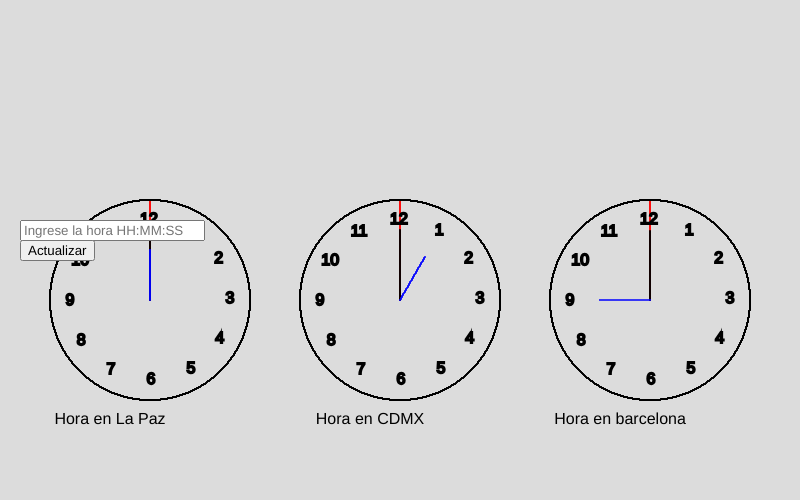
Frame 1 (no input)
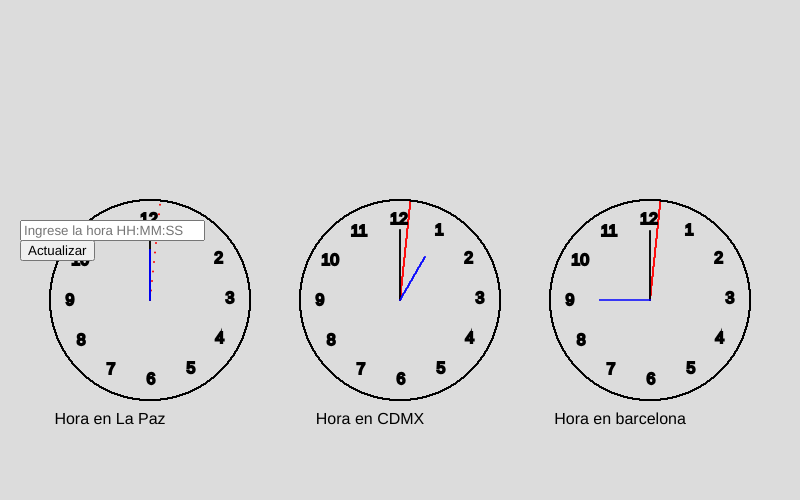
Frame 60 (no input)
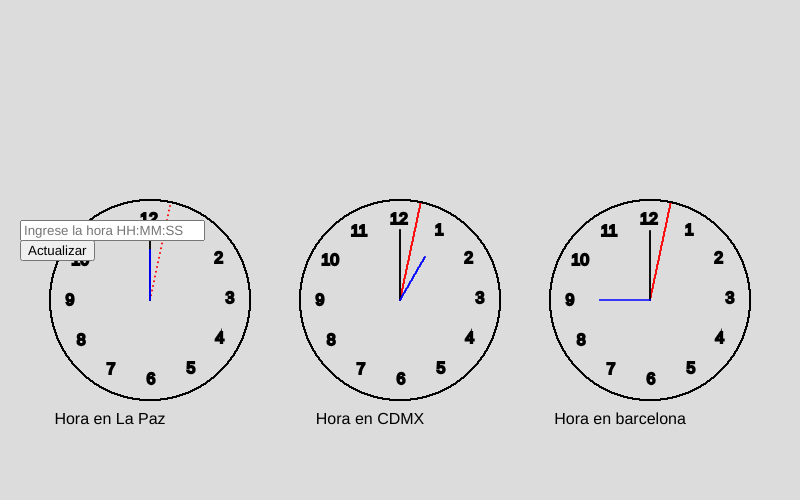
Frame 120 (the mouse pressed at the canvas centre since frame 60)

The p5.js sketch that drew these frames (run headless with seeded random() and noise() and a simulated clock; from frame 60 on, the mouse is pressed at the canvas centre):

// p5.js sketch
// ── sketch.js
let input;
let button;
let seconds = 0;
let minutes = 0;
let hours = 0;

function setup() {
  createCanvas(800, 500);
  background(255);

  input = createInput();
  input.position(20, 220);
  input.attribute('placeholder', 'Ingrese la hora HH:MM:SS'); 
  input.changed(updateTime);

  button = createButton('Actualizar');
  button.position(20, 240);
  button.mousePressed(updateTime);
}

function draw() {
  background(220);
  strokeWeight(2)
  
  if (frameCount % 60 === 0) {
    seconds += 1;
    if (seconds >= 60) {
      seconds = 0;
      minutes += 1;
      if (minutes >= 60) {
        minutes = 0;
        hours += 1;
      }
    }
  }
  
  let posX = 150;
  let posY = 300;
  drawCircle(posX, posY, 100, 0, seconds, minutes, hours);
  drawCircle(posX + 250, posY, 100, 1, seconds, minutes, hours + 1);
  drawCircle(posX + 500, posY, 100, 2, seconds, minutes, hours + 9);

  strokeWeight(0)
  text("Hora en La Paz", posX-40, posY+120);
  text("Hora en CDMX", posX + 220, posY+120);
  text("Hora en barcelona", posX + 470, posY+120);
}

function updateTime() {
  let inputValue = input.value();
  let timeArray = inputValue.split(':');
  
  if (timeArray.length === 3) {
    hours = int(timeArray[0]);
    minutes = int(timeArray[1]);
    seconds = int(timeArray[2]);
  } else {
    console.log('Formato de hora no válido. Por favor ingrese la hora en el formato HH:MM:SS');
  }
}

/* Dibujar circulos con el algoritmo Punto y medio para círculos */
function drawCircle(xc, yc, r, algorithm, seconds, minutes, hours) {
  let x = r;
  let y = 0;
  let P = 1 - r;

  if (algorithm == 0){
    drawFirstClockHand(xc, yc, r, seconds, 0)
    drawFirstClockHand(xc, yc, r, minutes, 2)
    drawFirstClockHand(xc, yc, r, hours, 1)
  }else if (algorithm == 1){
    drawSecondClockHand(xc, yc, r, seconds, 0)
    drawSecondClockHand(xc, yc, r, minutes, 2)
    drawSecondClockHand(xc, yc, r, hours, 1)
  }else if (algorithm == 2){
    drawThirdClockHand(xc, yc, r, seconds, 0)
    drawThirdClockHand(xc, yc, r, minutes, 2)
    drawThirdClockHand(xc, yc, r, hours, 1)
  }

  stroke("black")
  drawPixel(xc, yc, x, y);

  while (x > y) {
    y++;

    if (P <= 0)
      P = P + 2 * y + 1;
    else {
      x--;
      P = P + 2 * y - 2 * x + 1;
    }

    if (x < y)
      break;

    drawPixel(xc, yc, x, y);
    if (x != y)
      drawPixel(xc, yc, y, x);
  }

  // Add clock numbers
  textSize(16);
  textAlign(CENTER, CENTER);
  fill("black");
  for (let i = 1; i <= 12; i++) {
    let angle = i * TWO_PI / 12;
    let nx = xc + cos(angle-33) * (r - 20);
    let ny = yc + sin(angle-33) * (r - 20);
    text(i, nx, ny);
  }
}

//Dibujamos los pixeles espejos de cada pixel calculado
function drawPixel(xc, yc, x, y) {
  point(xc + x, yc + y);
  point(xc - x, yc + y);
  point(xc + x, yc - y);
  point(xc - x, yc - y);
  point(xc + y, yc + x);
  point(xc - y, yc + x);
  point(xc + y, yc - x);
  point(xc - y, yc - x);
}

// Dibujar la manecilla del primer reloj
function drawFirstClockHand(x1, y1, length, time, type) {
  let angle = null;
  if (type == 0){
    stroke("red")
    angle = map(time, 0, 60, 0, TWO_PI) - HALF_PI;
  }else if (type == 2 ){
    stroke("black")
    length = length - 30;
    angle = map(time, 0, 60, 0, TWO_PI) - HALF_PI;
  }else{
    stroke("blue")
    angle = map(time, 0, 12, 0, TWO_PI) - HALF_PI;
    length = length / 2;
  } 
    

  let x2 = x1 + length * cos(angle);
  let y2 = y1 + length * sin(angle);

  drawLinePointSlope(x1, y1, x2, y2);
}

// Utilizamos el algoritmo punto-pendiente para crear las lineas
function drawLinePointSlope(x1, y1, x2, y2) {
  let m = slope(x1, y1, x2, y2);
  
  // Si la pendiente es infinita, dibujamos una línea vertical
  if (m === Number.MAX_VALUE) {
      let minY = min(y1, y2);
      let maxY = max(y1, y2);
      for (let y = minY; y <= maxY; y++) {
          point(x1, y);
      }
  } else {
      let minX = min(x1, x2);
      let maxX = max(x1, x2);
      for (let x = minX; x <= maxX; x++) {
          let y = y1 + m * (x - x1);
          point(x, y);
      }
  }
}
function slope(x1, y1, x2, y2) 
{ 
    if (x2 - x1 != 0) 
    { 
        return (y2 - y1) / (x2 - x1); 
    } 
    return Number.MAX_VALUE; 
} 

function drawSecondClockHand(xc, yc, r, time, type) {
  let angle = null;
  if (type == 0){
    stroke("red")
    angle = map(time, 0, 60, 0, TWO_PI) - HALF_PI;
  }else if (type == 2 ){
    stroke("black")
    r = r - 30;
    angle = map(time, 0, 60, 0, TWO_PI) - HALF_PI;
  }else{
    stroke("blue")
    angle = map(time, 0, 12, 0, TWO_PI) - HALF_PI;
    r = r / 2;
  } 

  let x2 = xc + r * cos(angle);
  let y2 = yc + r * sin(angle);

  drawLineDDA(xc, yc, x2, y2);
}

// Algoritmo DDA para dibujar una línea
function drawLineDDA(x1, y1, x2, y2) {
  let dx = x2 - x1;
  let dy = y2 - y1;
  let steps = max(abs(dx), abs(dy));
  let xIncrement = dx / steps;
  let yIncrement = dy / steps;
  
  let x = x1;
  let y = y1;

  for (let i = 0; i <= steps; i++) {
    point(round(x), round(y));
    x += xIncrement;
    y += yIncrement;
  }
}

function drawThirdClockHand(x1, y1, length, time, type) {
  let angle = null;
  if (type == 0){
    stroke("red")
    angle = map(time, 0, 60, 0, TWO_PI) - HALF_PI;
  }else if (type == 2 ){
    stroke("black")
    length = length - 30;
    angle = map(time, 0, 60, 0, TWO_PI) - HALF_PI;
  }else{
    stroke("blue")
    angle = map(time, 0, 12, 0, TWO_PI) - HALF_PI;
    length = length / 2;
  }  

  let x2 = x1 + length * cos(angle);
  let y2 = y1 + length * sin(angle);

  drawBresenhamLine(x1, y1, x2, y2);
}

function drawBresenhamLine(x0, y0, x1, y1) {
  let dx = Math.abs(x1 - x0);
  let dy = Math.abs(y1 - y0);
  let sx = (x0 < x1) ? 1 : -1;
  let sy = (y0 < y1) ? 1 : -1;
  let err = dx - dy;
  let cont = 0;
  let maxLength = Math.max(dx, dy);

  while (true) {
      point(x0, y0);
      cont += 1;

      if (cont >= maxLength) { 
          break;
      }

      if (x0 === x1 && y0 === y1) {
          break;
      }

      let e2 = 2 * err;
      if (e2 > -dy) {
          err -= dy;
          x0 += sx;
      }
      if (e2 < dx) {
          err += dx;
          y0 += sy;
      }

      if (dy === 0) {
          x0 += sx;
      }
  }
}
